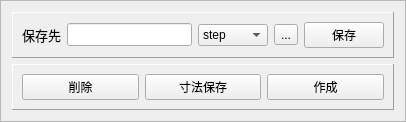
     <widget class="QFrame" name="frame_31">
      <property name="frameShape">
       <enum>QFrame::StyledPanel</enum>
      </property>
      <property name="frameShadow">
       <enum>QFrame::Raised</enum>
      </property>
      <layout class="QGridLayout" name="gridLayout_42">
       <item row="0" column="0">
        <widget class="QFrame" name="frame_6">
         <property name="frameShape">
          <enum>QFrame::Panel</enum>
         </property>
         <property name="frameShadow">
          <enum>QFrame::Raised</enum>
         </property>
         <layout class="QGridLayout" name="gridLayout_6">
          <item row="0" column="1">
           <widget class="QLineEdit" name="selectPath">
            <property name="font">
             <font>
              <pointsize>10</pointsize>
             </font>
            </property>
            <property name="text">
             <string/>
            </property>
            <property name="alignment">
             <set>Qt::AlignLeading|Qt::AlignLeft|Qt::AlignVCenter</set>
            </property>
            <property name="placeholderText">
             <string/>
            </property>
           </widget>
          </item>
          <item row="0" column="3">
           <widget class="QToolButton" name="selectPathButton">
            <property name="text">
             <string>...</string>
            </property>
           </widget>
          </item>
          <item row="0" column="4">
           <widget class="QPushButton" name="selectPathSaveButton">
            <property name="text">
             <string>保存</string>
            </property>
            <property name="icon">
             <iconset resource="icons.qrc">
              <normaloff>:/images/images/save forder.png</normaloff>:/images/images/save forder.png</iconset>
            </property>
           </widget>
          </item>
          <item row="0" column="0">
           <widget class="QLabel" name="label_78">
            <property name="font">
             <font>
              <pointsize>10</pointsize>
              <weight>50</weight>
              <italic>false</italic>
              <bold>false</bold>
             </font>
            </property>
            <property name="text">
             <string>保存先</string>
            </property>
           </widget>
          </item>
          <item row="0" column="2">
           <widget class="QComboBox" name="file_type">
            <property name="minimumSize">
             <size>
              <width>70</width>
              <height>0</height>
             </size>
            </property>
            <item>
             <property name="text">
              <string>step</string>
             </property>
            </item>
            <item>
             <property name="text">
              <string>stp</string>
             </property>
            </item>
            <item>
             <property name="text">
              <string>iges</string>
             </property>
            </item>
            <item>
             <property name="text">
              <string>igs</string>
             </property>
            </item>
            <item>
             <property name="text">
              <string>FCStd</string>
             </property>
            </item>
           </widget>
          </item>
         </layout>
        </widget>
       </item>
       <item row="1" column="0">
        <widget class="QFrame" name="frame_4">
         <property name="frameShape">
          <enum>QFrame::Panel</enum>
         </property>
         <property name="frameShadow">
          <enum>QFrame::Raised</enum>
         </property>
         <property name="midLineWidth">
          <number>2</number>
         </property>
         <layout class="QGridLayout" name="gridLayout_4">
          <item row="0" column="0">
           <widget class="QPushButton" name="clearDimentionsButton">
            <property name="text">
             <string>削除</string>
            </property>
            <property name="icon">
             <iconset resource="icons.qrc">
              <normaloff>:/images/images/delete.png</normaloff>:/images/images/delete.png</iconset>
            </property>
           </widget>
          </item>
          <item row="0" column="1">
           <widget class="QPushButton" name="saveDimentionsButton">
            <property name="text">
             <string>寸法保存</string>
            </property>
            <property name="icon">
             <iconset resource="icons.qrc">
              <normaloff>:/images/images/save.png</normaloff>:/images/images/save.png</iconset>
            </property>
           </widget>
          </item>
          <item row="0" column="2">
           <widget class="QPushButton" name="exportButton">
            <property name="text">
             <string>作成</string>
            </property>
            <property name="icon">
             <iconset resource="icons.qrc">
              <normaloff>:/images/images/export.png</normaloff>:/images/images/export.png</iconset>
            </property>
           </widget>
          </item>
         </layout>
        </widget>
       </item>
      </layout>
     </widget>
